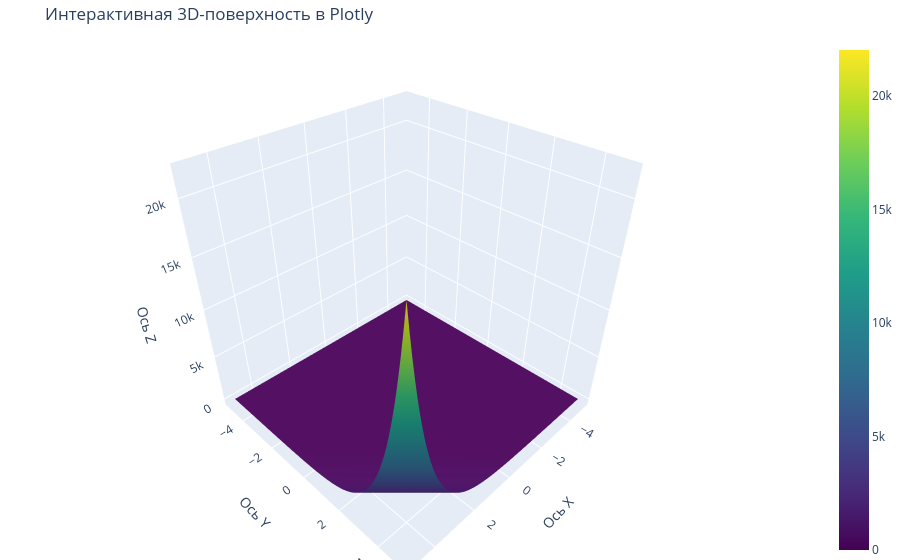

The cell this chart's notebook holds for it:
### Code cell
import numpy as np
import plotly.graph_objects as go

# 1. Создаем координаты X и Y
x = np.linspace(-5, 5, 100)
y = np.linspace(-5, 5, 100)
X, Y = np.meshgrid(x, y)

# 2. Вычисляем Z (функция волны)
Z = np.exp(X + Y)

# 3. Создаем 3D-поверхность
fig = go.Figure(data=[go.Surface(x=x, y=y, z=Z, colorscale='Viridis')])

# 4. Настраиваем подписи осей и заголовок
fig.update_layout(
    title='Интерактивная 3D-поверхность в Plotly',
    scene=dict(
        xaxis_title='Ось X',
        yaxis_title='Ось Y',
        zaxis_title='Ось Z'
    ),
    margin=dict(l=0, r=0, b=0, t=40) # Убираем лишние отступы по краям
)

# 5. Отображаем график в браузере или Jupyter
fig.show()

### Figure 1 — Plotly figure (JSON) as saved in the notebook; plotly's stock layout.template omitted (floating-point values rounded to 4 significant figures; data arrays with more than 128 entries replaced by an {"elided": "..."} marker saying what was removed)
{"data": [{"colorscale": [[0, "#440154"], [0.1111, "#482878"], [0.2222, "#3e4989"], [0.3333, "#31688e"], [0.4444, "#26828e"], [0.5556, "#1f9e89"], [0.6667, "#35b779"], [0.7778, "#6ece58"], [0.8889, "#b5de2b"], [1, "#fde725"]], "type": "surface", "x": [-5.0, -4.899, -4.798, -4.697, -4.596, -4.495, -4.394, -4.293, -4.192, -4.091, -3.99, -3.889, -3.788, -3.687, -3.586, -3.485, -3.384, -3.283, -3.182, -3.081, -2.98, -2.879, -2.778, -2.677, -2.576, -2.475, -2.374, -2.273, -2.172, -2.071, -1.97, -1.869, -1.768, -1.667, -1.566, -1.465, -1.364, -1.263, -1.162, -1.061, -0.9596, -0.8586, -0.7576, -0.6566, -0.5556, -0.4545, -0.3535, -0.2525, -0.1515, -0.05051, 0.05051, 0.1515, 0.2525, 0.3535, 0.4545, 0.5556, 0.6566, 0.7576, 0.8586, 0.9596, 1.061, 1.162, 1.263, 1.364, 1.465, 1.566, 1.667, 1.768, 1.869, 1.97, 2.071, 2.172, 2.273, 2.374, 2.475, 2.576, 2.677, 2.778, 2.879, 2.98, 3.081, 3.182, 3.283, 3.384, 3.485, 3.586, 3.687, 3.788, 3.889, 3.99, 4.091, 4.192, 4.293, 4.394, 4.495, 4.596, 4.697, 4.798, 4.899, 5.0], "y": [-5.0, -4.899, -4.798, -4.697, -4.596, -4.495, -4.394, -4.293, -4.192, -4.091, -3.99, -3.889, -3.788, -3.687, -3.586, -3.485, -3.384, -3.283, -3.182, -3.081, -2.98, -2.879, -2.778, -2.677, -2.576, -2.475, -2.374, -2.273, -2.172, -2.071, -1.97, -1.869, -1.768, -1.667, -1.566, -1.465, -1.364, -1.263, -1.162, -1.061, -0.9596, -0.8586, -0.7576, -0.6566, -0.5556, -0.4545, -0.3535, -0.2525, -0.1515, -0.05051, 0.05051, 0.1515, 0.2525, 0.3535, 0.4545, 0.5556, 0.6566, 0.7576, 0.8586, 0.9596, 1.061, 1.162, 1.263, 1.364, 1.465, 1.566, 1.667, 1.768, 1.869, 1.97, 2.071, 2.172, 2.273, 2.374, 2.475, 2.576, 2.677, 2.778, 2.879, 2.98, 3.081, 3.182, 3.283, 3.384, 3.485, 3.586, 3.687, 3.788, 3.889, 3.99, 4.091, 4.192, 4.293, 4.394, 4.495, 4.596, 4.697, 4.798, 4.899, 5.0], "z": {"elided": "100x100 float values"}}], "layout": {"margin": {"b": 0, "l": 0, "r": 0, "t": 40}, "scene": {"xaxis": {"title": {"text": "Ось X"}}, "yaxis": {"title": {"text": "Ось Y"}}, "zaxis": {"title": {"text": "Ось Z"}}}, "title": {"text": "Интерактивная 3D-поверхность в Plotly"}}}
